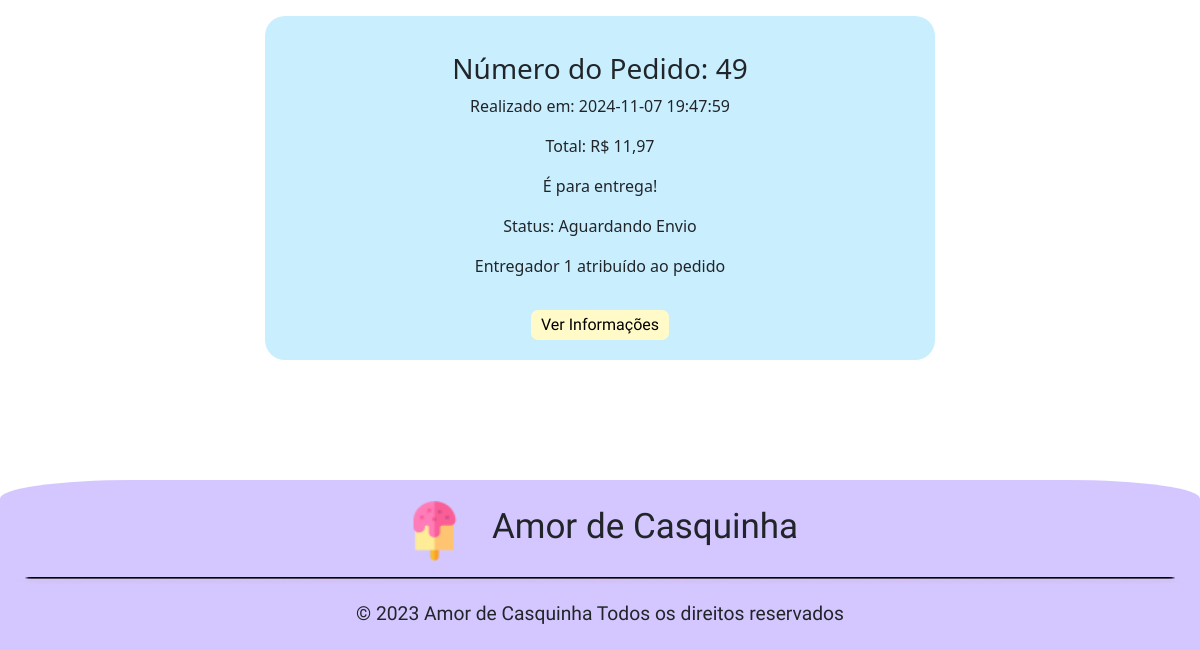
Before: /app/view/pedidos.php (lower part) with the older database file.
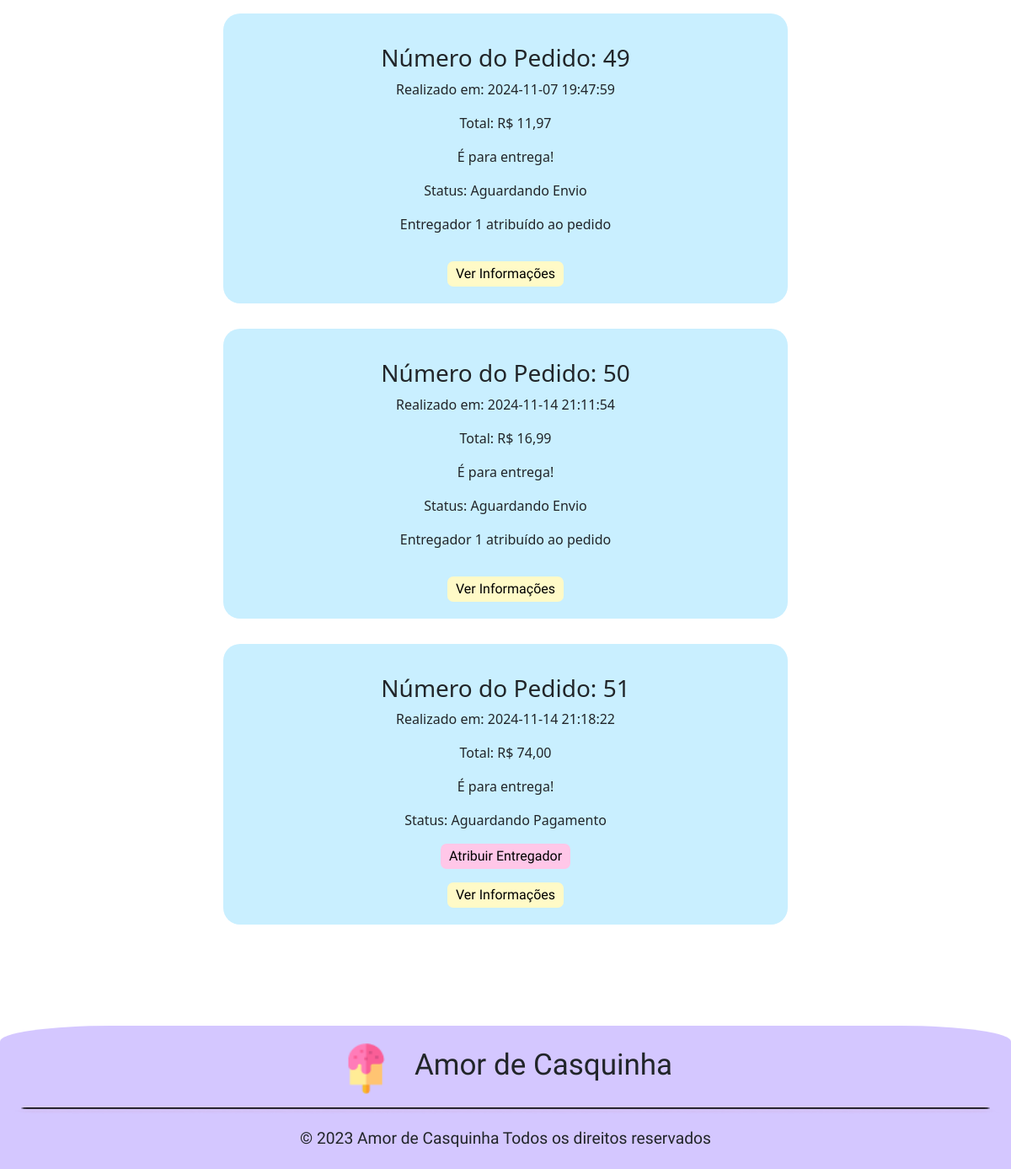
After: the same page with the newer database file.
### tables this page shows
CREATE TABLE `pedidos` (
  `idPedido` int(11) NOT NULL,
  `idCliente` int(11) NOT NULL,
  `dtPedido` datetime DEFAULT NULL,
  `dtPagamento` datetime DEFAULT NULL,
  `tipoFrete` int(11) DEFAULT 0 COMMENT '{ { 0, Retirada }, { 1, MOTOBOY } }',
  `rastreioFrete` varchar(255) DEFAULT NULL,
  `idEndereco` int(11) DEFAULT NULL,
  `valorTotal` decimal(12,2) DEFAULT NULL,
  `qtdItems` int(11) NOT NULL,
  `dtCancelamento` datetime DEFAULT NULL,
  `motivoCancelamento` text DEFAULT NULL,
  `statusPedido` enum('Aguardando Pagamento','Aguardando Envio','A Caminho','Entregue','Cancelado','Concluído','Entrega Falhou') DEFAULT 'Aguardando Pagamento',
  `idEntregador` int(11) DEFAULT NULL
);

### app/config/database.php (called while the page is built, shortened)
<?php
    class Database {
        private $host;
        private $db;
        private $user;
        private $pass;
        private $charset;
        private $conn;
        public function __construct() {
            $env = file_get_contents(__DIR__."/.env");
            $lines = explode("\n",$env);
            $this->host = 'localhost';
            $this->db = 'db_sorveteria';
            $this->user = 'root';
            $this->pass = '';
            $this->charset = 'utf8mb4';
        }
        public function getConnection() {
            $dsn = "mysql:host={$this->host};dbname={$this->db};charset={$this->charset}";
            $options = [
                PDO::ATTR_ERRMODE            => PDO::ERRMODE_EXCEPTION,
                PDO::ATTR_DEFAULT_FETCH_MODE => PDO::FETCH_ASSOC,
                PDO::ATTR_EMULATE_PREPARES   => false,
            ];
            try {
                $this->conn = new PDO($dsn, $this->user, $this->pass, $options);
            } catch (PDOException $e) {
                throw new PDOException($e->getMessage(), (int)$e->getCode());
            }
            return $this->conn;
        }
}

### app/model/pedido.php (called while the page is built, shortened)
<?php
require_once '../config/database.php';
class Pedido {
    private $conn;
    public function __construct() {
        try {
            $database = new DataBase();
            $this->conn = $database->getConnection();
        } catch (PDOException $e) {
            throw new Exception("Erro ao conectar com o banco de dados: " . $e->getMessage());
        }
    }
    public function listarPedidos() {
        try {
            $stmt = $this->conn->prepare("CALL ListarPedidos()");
            $stmt->execute();
            $pedidos = [];
            if ($stmt->rowCount() > 0) {
                $pedidos = $stmt->fetchAll(PDO::FETCH_ASSOC);
            }
            return $pedidos;
        } catch (PDOException $e) {
            throw new Exception("Erro ao listar pedidos: " . $e->getMessage());
        }
    }
}
?>

### app/controller/pedidoController.php (called while the page is built, shortened)
<?php
require_once '../model/pedido.php';
class PedidoController {
    private $pedidoModel;
    public function __construct() {
        $this->pedidoModel = new Pedido();
    }
    public function listarPedidos() {
        try {
            return $this->pedidoModel->listarPedidos();
        } catch (Exception $e) {
            return ["error" => $e->getMessage()];
        }
    }
}
?>

### app/view/pedidos.php (the view, shortened to what this page needs)
<?php
require_once '../controller/pedidoController.php';
$pedidoController = new PedidoController();
?>
<!DOCTYPE html>
<html lang="pt-br">
<head>
    <link href="https://cdn.jsdelivr.net/npm/bootstrap@5.3.2/dist/css/bootstrap.min.css" rel="stylesheet">
    <link rel="stylesheet" href="style/CabecalhoRodape.css">
    <link rel="stylesheet" href="style/pedidosS.css">
</head>
<body>
    <main class="container my-5 text-center flex flex-column justify-content-center">
        <?php
        $pedidos = $pedidoController->listarPedidos();
        if (!empty($pedidos)) {
            foreach ($pedidos as $pedido) {
                $redirectAtribuirEntregador = 'atribuirEntregador.php?idPedido=' . $pedido['idPedido'];
                $redirectToInformacao = 'informacoesPedido.php?idPedido=' . $pedido['idPedido'];
                ?>
                <div class="conteiner0">
                    <div class="conteiner1">
                        <h3 class="titulo mt-3">Número do Pedido: <?= htmlspecialchars($pedido['idPedido']); ?></h3>
                        <p>Realizado em: <?= htmlspecialchars($pedido['dtPedido']); ?></p>
                        <p>Total: R$ <?= number_format($pedido['valorTotal'], 2, ',', '.'); ?></p>
                        <p><?= ($pedido['tipoFrete'] == 1 ? 'É para entrega!' : 'É para buscar na sorveteria!'); ?></p>
                        <p>Status: <?= htmlspecialchars($pedido['statusPedido']); ?></p>
                        <?php
                        if ($pedido['tipoFrete'] == 1 && is_null($pedido['idEntregador'])) {
                            ?>
                            <button class="btnAtribuir"><a href="<?= $redirectAtribuirEntregador; ?>">Atribuir Entregador</a></button>
                            <?php
                        } else if ($pedido['tipoFrete'] == 1) {
                            ?>
                            <p>Entregador <?= htmlspecialchars($pedido['idEntregador']); ?> atribuído ao pedido</p>
                            <?php
                        }
                        ?>
                        <button class="btnVerInfos mt-3"><a href="<?= $redirectToInformacao; ?>">Ver Informações</a></button>
                    </div>
                </div>
                <?php
            }
        } else {
            ?>
            <div class="alert alert-warning">Nenhum pedido encontrado.</div>
            <?php
        }
        ?>
    </main>
    <?php include_once 'components/footer.php'; ?>
</body>
</html>

### app/view/components/footer.php (shortened to what this page needs)
<footer>
    <div class="conteiner-fluid d-flex justify-content-center rodape align-items-center flex-column">
        <div class="d-flex flex-row justify-content-around align-items-center">
            <img src="../images/image 1.png" alt="Logo Amor de Casquinha" class="pe-4 logo">
            <h3>Amor de Casquinha</h3>
        </div>
        <img src="../images/Rectangle 1048.png" class="pt-3 linha">
        <div class="text-center">
            <p>&copy; 2023 Amor de Casquinha Todos os direitos reservados</p>
        </div>
    </div>
</footer>

### app/view/style/CabecalhoRodape.css (style rules this page uses)
:root { --roxo-bebe: #D4C7FF; --Nunito: 'Nunito', sans-serif; --Agbalumo: 'Agbalumo'; }
* { padding: 0; margin: 0; }
.logo { display: flex; font-family: var(--Agbalumo); transition: 0.3s; align-items: center; }
main { padding-top: 150px; }
.rodape { padding-top: 15px; background-color: var(--roxo-bebe); height: 170px; font-family: var(--Agbalumo); font-size: 24px; border-radius: 11% 11% 0 0; margin-top: 10%; }
.rodape p { font-size: 1rem; margin-top: 15px; }
@media (min-width: 768px) { .rodape .linha { width: 1176px; height: 24px; } }
@media (min-width: 768px) { .logo { width: 90px; height: 60px; } }
@media (min-width: 768px) { .rodape h3 { font-family: var(--Agbalumo); font-size: 35px; } }
@media (min-width: 768px) { .rodape p { font-size: 19.254px; } }

### app/view/style/pedidosS.css (style rules this page uses)
:root { --roxo-bebe: #D4C7FF; --Nunito: 'Nunito', sans-serif; --Agbalumo: 'Agbalumo'; --azul-bebe: #C9EFFF; --rosa-bebe: #FFC7E8; --amarelo-bebe: #FFFAC7; --verde-bebe: #E2FFC7; }
main { min-height: calc(100vh - 170px); }
.conteiner0 { display: flex; align-items: center; flex-direction: column; justify-content: center; }
.conteiner1 { background-color: var(--azul-bebe); padding: 20px 15px; border-radius: 20px; margin-top: 30px; }
.btnAtribuir { background-color: var(--rosa-bebe); border: none; border-radius: 7px; font-family: var(--Agbalumo); padding: 1px 10px; height: 30px; }
.btnVerInfos { background-color: var(--amarelo-bebe); border: none; border-radius: 7px; font-family: var(--Agbalumo); padding: 1px 10px; height: 30px; }
.btnAtribuir a, a:visited, a:active { text-decoration: none; color: black; }
.btnVerInfos a, a:visited, a:active { text-decoration: none; color: black; }
@media (min-width: 768px) { .conteiner1 { width: 60%; display: flex; align-items: center; flex-direction: column; } }
@media (min-width: 768px) { .titulo { display: flex; justify-content: center; margin-left: 0 !important; } }

Changed rows visible on the page:
added pedidos: idPedido "50", dtPedido "2024-11-14 21:11:54", valorTotal "16,99", tipoFrete "É para entrega!", statusPedido "Aguardando Envio", idEntregador "1"
added pedidos: idPedido "51", dtPedido "2024-11-14 21:18:22", valorTotal "74,00", tipoFrete "É para entrega!", statusPedido "Aguardando Pagamento"
